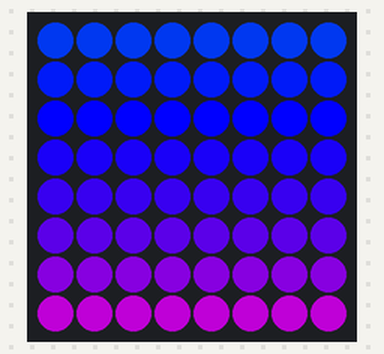
A program run on a simulated Raspberry Pi Pico running MicroPython. Parts: 8×8 RGB LED matrix (first LED top left, wired row by row, every second row reversed).

Above: at 0.8 s.
At 5.0 s:
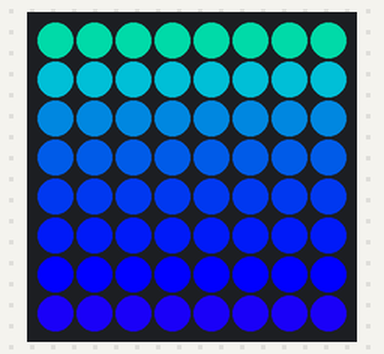
At 9.9 s:
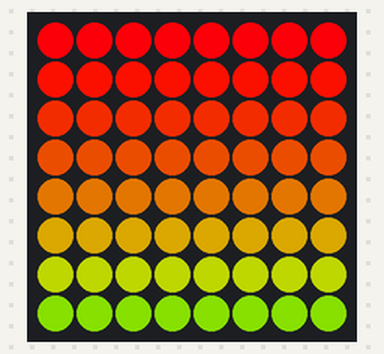
At 20.4 s:
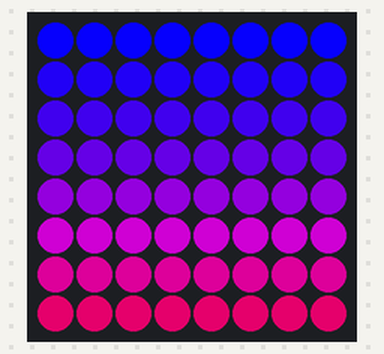
At 28.8 s:
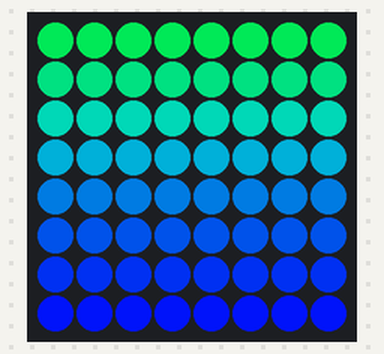
At 39.3 s:
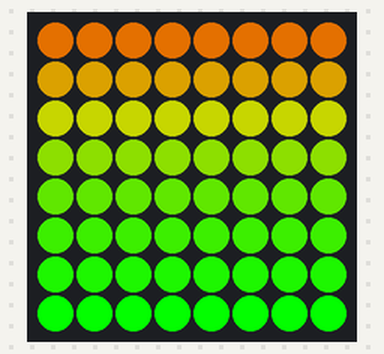

Measured:
- what the display in image 1 shows lasts 0.7 s, from 4.9 s to 5.6 s

The program:

52-8x8-rainbow-lines.py
```python
from machine import Pin
from neopixel import NeoPixel
from utime import sleep

NEOPIXEL_PIN = 1
ROWS = 8
COLS = 8
NUMBER_PIXELS = ROWS * COLS
# 1 is slow, 8 is medium, 16 is fast
speed = 8
# Allocate memory for the NeoPixel matrix
matrix = NeoPixel(Pin(NEOPIXEL_PIN), NUMBER_PIXELS)

def wheel(pos):
    # Input a value 0 to 255 to get a color value.
    # The colors are a transition r - g - b - back to r.
    if pos < 0 or pos > 255:
        return (0, 0, 0)
    if pos < 85:
        return (255 - pos * 3, pos * 3, 0)
    if pos < 170:
        pos -= 85
        return (0, 255 - pos * 3, pos * 3)
    pos -= 170
    return (pos * 3, 0, 255 - pos * 3)

def write_pixel(x, y, value):
    if y >= 0 and y < ROWS and x >=0 and x < COLS:
        # odd count rows 1, 3, 5 the wire goes from bottup
        if x % 2:
            matrix[(x+1)*ROWS - y - 1] = value
        else: # even count rows, 0, 2, 4 the wire goes from the top down up
            matrix[x*ROWS + y] = value
while True:
    for o in range(0, 255):
        for i in range(0, 8):
            color = (o*speed + i*8) % 255
            for j in range(0,8):
                # print(i,j,color)
                write_pixel(i, j, wheel(color) )
        matrix.write()
        #sleep(.001)
```
